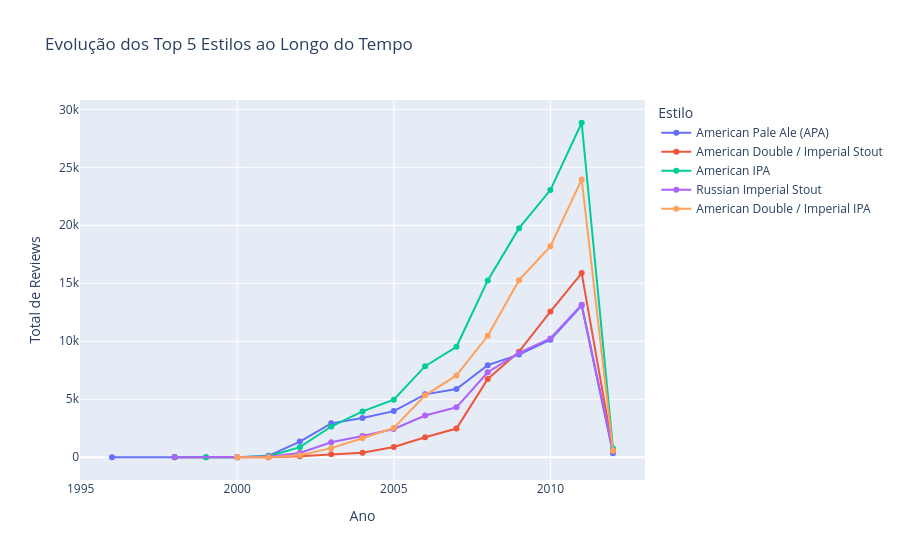

The notebook cell saved with this chart:
### Code cell
top5_estilos = df['beer_style'].value_counts().head(5).index

evolucao = (
    df[df['beer_style'].isin(top5_estilos)]
    .groupby(['review_year', 'beer_style'])
    .size()
    .reset_index(name='total_reviews')
)

fig = px.line(
    evolucao,
    x='review_year', y='total_reviews',
    color='beer_style',
    title='Evolução dos Top 5 Estilos ao Longo do Tempo',
    labels={'review_year': 'Ano', 'total_reviews': 'Total de Reviews', 'beer_style': 'Estilo'},
    markers=True
)
fig.show()

### Figure 1 — Plotly figure (JSON) as saved in the notebook; plotly's stock layout.template omitted (floating-point values rounded to 4 significant figures)
{"data": [{"hovertemplate": "Estilo=American Pale Ale (APA)<br>Ano=%{x}<br>Total de Reviews=%{y}<extra></extra>", "legendgroup": "American Pale Ale (APA)", "line": {"color": "#636efa", "dash": "solid"}, "marker": {"symbol": "circle"}, "mode": "lines+markers", "name": "American Pale Ale (APA)", "orientation": "v", "showlegend": true, "type": "scatter", "x": [1996, 1998, 1999, 2000, 2001, 2002, 2003, 2004, 2005, 2006, 2007, 2008, 2009, 2010, 2011, 2012], "xaxis": "x", "y": [1, 14, 7, 8, 125, 1353, 2922, 3385, 3978, 5424, 5885, 7943, 8850, 10130, 13087, 348], "yaxis": "y"}, {"hovertemplate": "Estilo=American Double / Imperial Stout<br>Ano=%{x}<br>Total de Reviews=%{y}<extra></extra>", "legendgroup": "American Double / Imperial Stout", "line": {"color": "#EF553B", "dash": "solid"}, "marker": {"symbol": "circle"}, "mode": "lines+markers", "name": "American Double / Imperial Stout", "orientation": "v", "showlegend": true, "type": "scatter", "x": [1998, 2001, 2002, 2003, 2004, 2005, 2006, 2007, 2008, 2009, 2010, 2011, 2012], "xaxis": "x", "y": [1, 8, 80, 251, 382, 891, 1731, 2476, 6754, 9104, 12566, 15880, 572], "yaxis": "y"}, {"hovertemplate": "Estilo=American IPA<br>Ano=%{x}<br>Total de Reviews=%{y}<extra></extra>", "legendgroup": "American IPA", "line": {"color": "#00cc96", "dash": "solid"}, "marker": {"symbol": "circle"}, "mode": "lines+markers", "name": "American IPA", "orientation": "v", "showlegend": true, "type": "scatter", "x": [1998, 1999, 2000, 2001, 2002, 2003, 2004, 2005, 2006, 2007, 2008, 2009, 2010, 2011, 2012], "xaxis": "x", "y": [5, 6, 7, 93, 869, 2649, 3953, 4963, 7855, 9530, 15246, 19751, 23038, 28841, 760], "yaxis": "y"}, {"hovertemplate": "Estilo=Russian Imperial Stout<br>Ano=%{x}<br>Total de Reviews=%{y}<extra></extra>", "legendgroup": "Russian Imperial Stout", "line": {"color": "#ab63fa", "dash": "solid"}, "marker": {"symbol": "circle"}, "mode": "lines+markers", "name": "Russian Imperial Stout", "orientation": "v", "showlegend": true, "type": "scatter", "x": [1998, 2000, 2001, 2002, 2003, 2004, 2005, 2006, 2007, 2008, 2009, 2010, 2011, 2012], "xaxis": "x", "y": [2, 1, 46, 367, 1298, 1830, 2435, 3595, 4308, 7331, 8990, 10244, 13153, 520], "yaxis": "y"}, {"hovertemplate": "Estilo=American Double / Imperial IPA<br>Ano=%{x}<br>Total de Reviews=%{y}<extra></extra>", "legendgroup": "American Double / Imperial IPA", "line": {"color": "#FFA15A", "dash": "solid"}, "marker": {"symbol": "circle"}, "mode": "lines+markers", "name": "American Double / Imperial IPA", "orientation": "v", "showlegend": true, "type": "scatter", "x": [2000, 2001, 2002, 2003, 2004, 2005, 2006, 2007, 2008, 2009, 2010, 2011, 2012], "xaxis": "x", "y": [1, 7, 175, 786, 1634, 2524, 5336, 7059, 10473, 15269, 18186, 23956, 552], "yaxis": "y"}], "layout": {"legend": {"title": {"text": "Estilo"}, "tracegroupgap": 0}, "title": {"text": "Evolução dos Top 5 Estilos ao Longo do Tempo"}, "xaxis": {"anchor": "y", "domain": [0, 1], "title": {"text": "Ano"}}, "yaxis": {"anchor": "x", "domain": [0, 1], "title": {"text": "Total de Reviews"}}}}
